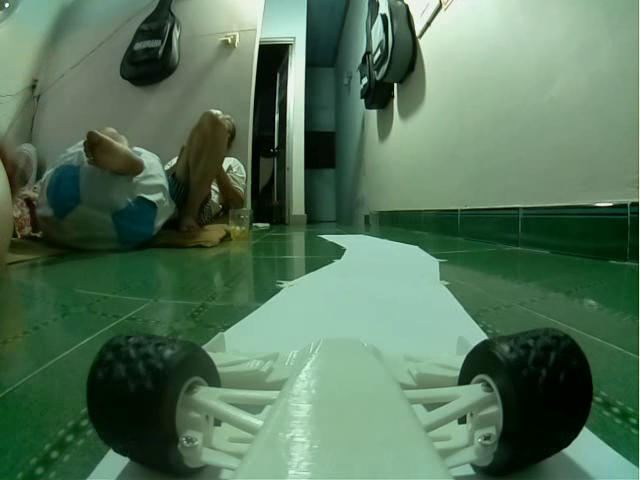
#> input picture frame 34 of improcessing/output.avi, 640 x 480 px
$ python colorpicker.py
#> lines starting #> are read from the running program, lines starting #| are printed output that depends on the picture; after the words box and inside, x2 and y2 are one past the last pixel; in counts of white or black regions, pixels touching at a corner belong together
import cv2
from os import system, name
import numpy as np

cap = cv2.VideoCapture('output.avi')
frameWidth = 640
frameHeight = 480
cap.set(3, frameWidth)
cap.set(4, frameHeight)


def empty(a):
    pass

def clear():

    if name == 'nt':
        _ = system('cls')
    else:
        _ = system('clear')

cv2.namedWindow("HSV")
cv2.resizeWindow("HSV", 640, 240)
cv2.createTrackbar("HUE Min", "HSV", 0, 255, empty)
#> slider 'HUE Min' is set to 51
cv2.createTrackbar("HUE Max", "HSV", 179, 255, empty)
cv2.createTrackbar("SAT Min", "HSV", 0, 255, empty)
#> slider 'SAT Min' is set to 51
cv2.createTrackbar("SAT Max", "HSV", 255, 255, empty)
cv2.createTrackbar("VALUE Min", "HSV", 0, 255, empty)
#> slider 'VALUE Min' is set to 51
cv2.createTrackbar("VALUE Max", "HSV", 255, 255, empty)

frameCounter = 0

while True:
    frameCounter +=1
    if cap.get(cv2.CAP_PROP_FRAME_COUNT) ==frameCounter:
        cap.set(cv2.CAP_PROP_POS_FRAMES,0)
        frameCounter=0

    _, img = cap.read()
#> img is the input picture: shape (480, 640, 3); mean B, G, R 89.8, 115.7, 84.6
    imgHsv = cv2.cvtColor(img, cv2.COLOR_BGR2HSV)
#> imgHsv: shape (480, 640, 3); mean H, S, V 63.1, 102.9, 115.8

    h_min = cv2.getTrackbarPos("HUE Min", "HSV")
    h_max = cv2.getTrackbarPos("HUE Max", "HSV")
    s_min = cv2.getTrackbarPos("SAT Min", "HSV")
    s_max = cv2.getTrackbarPos("SAT Max", "HSV")
    v_min = cv2.getTrackbarPos("VALUE Min", "HSV")
    v_max = cv2.getTrackbarPos("VALUE Max", "HSV")

    clear()
    print("Hmin: " + str(h_min))
    print("Hmax: " + str(h_max))
    print("Smin: " + str(s_min))
    print("Smax: " + str(s_max))
    print("Vmin: " + str(v_min))
    print("Vmax: " + str(v_max))

    lower = np.array([h_min, s_min, v_min])
    upper = np.array([h_max, s_max, v_max])
    mask = cv2.inRange(imgHsv, lower, upper)
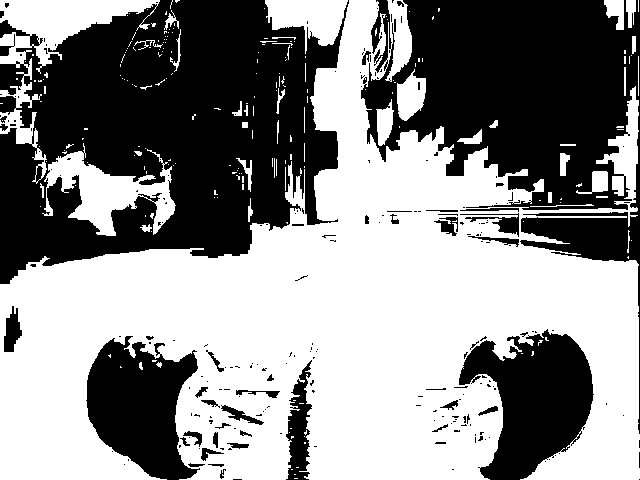
#> mask: shape (480, 640); 54.7% white; 220 black regions (174 under 20 px), largest, box (x1, y1, x2, y2) and area: (0, 0, 349, 284) 65154, (361, 0, 640, 434) 45515, (459, 329, 594, 480) 12080
    result = cv2.bitwise_and(img, img, mask=mask)
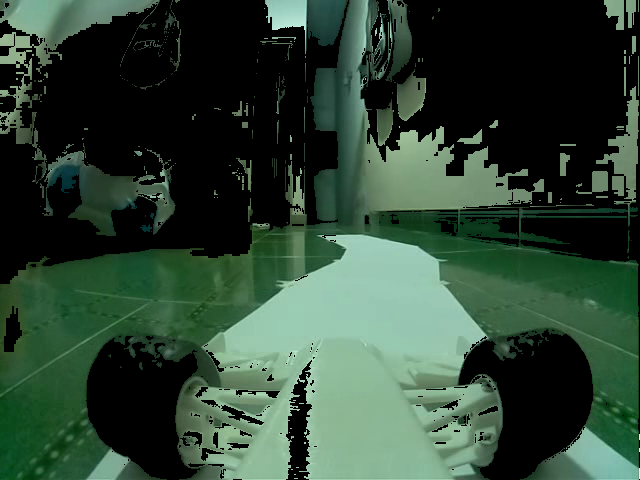
#> result: shape (480, 640, 3); mean B, G, R 52.1, 68.2, 46

    mask = cv2.cvtColor(mask, cv2.COLOR_GRAY2BGR)
    hStack = np.hstack([img, mask, result])
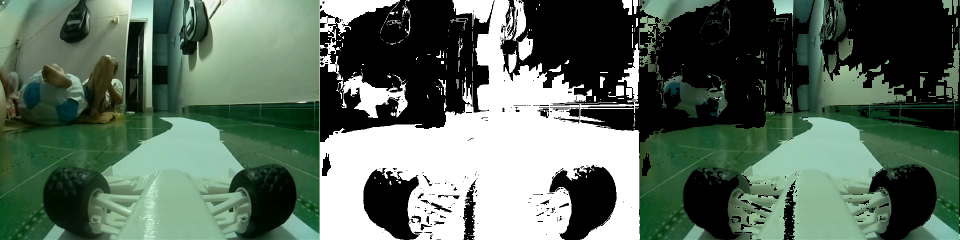
#> hStack: shape (480, 1920, 3) (shown at 1/2 size); mean B, G, R 93.8, 107.8, 90
    cv2.imshow('Horizontal Stacking', hStack)
    if cv2.waitKey(1) and 0xFF == ord('q'):
#> (key q is pressed here)
        break

cap.release()
cv2.destroyAllWindows()

$ run again, starting later in the video
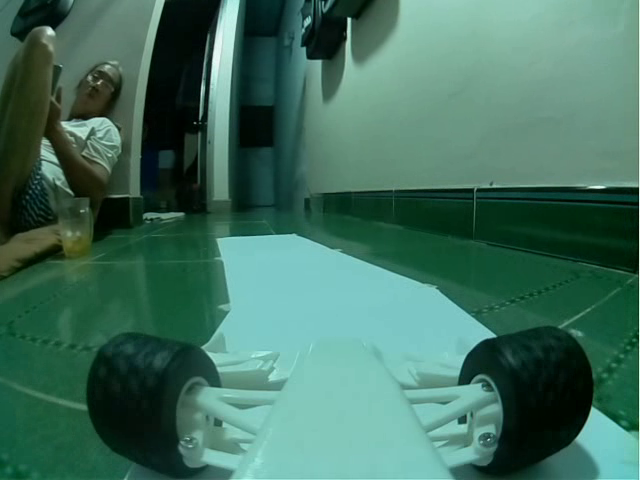
#> input picture frame 154 of improcessing/output.avi, 640 x 480 px
#> img is the input picture: shape (480, 640, 3); mean B, G, R 94.5, 111.1, 65
#> imgHsv: shape (480, 640, 3); mean H, S, V 76.9, 137, 111.2
#> `mask = cv2.inRange(imgHsv, lower, upper)`:
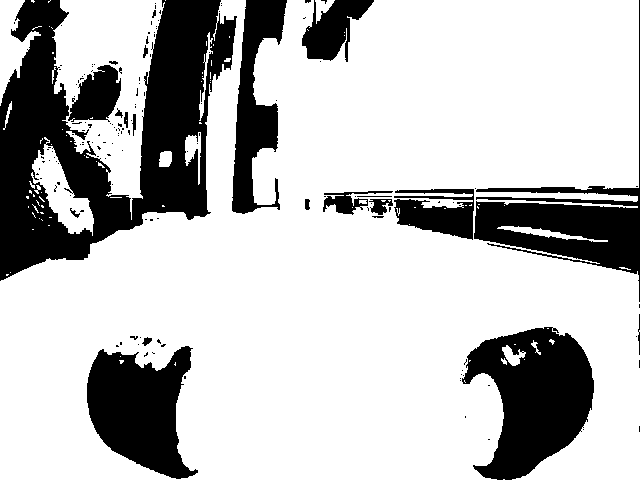
#> mask: shape (480, 640); 74.9% white; 152 black regions (130 under 20 px), largest, box (x1, y1, x2, y2) and area: (0, 0, 237, 281) 31256, (462, 327, 594, 480) 12325, (474, 0, 640, 302) 9735
#> `hStack = np.hstack([img, mask, result])`:
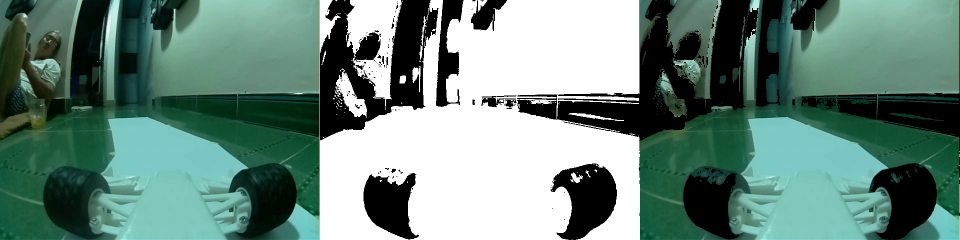
#> hStack: shape (480, 1920, 3) (shown at 1/2 size); mean B, G, R 124.5, 134.5, 105.5

$ run again, starting later in the video
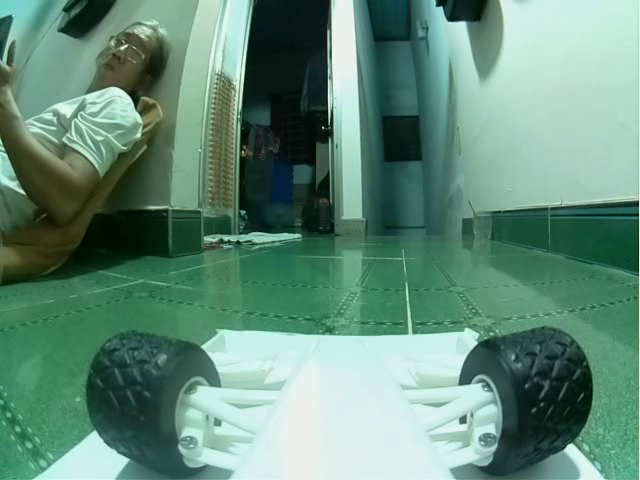
#> input picture frame 275 of improcessing/output.avi, 640 x 480 px
#> img is the input picture: shape (480, 640, 3); mean B, G, R 120.9, 139.8, 99.1
#> imgHsv: shape (480, 640, 3); mean H, S, V 75.4, 100.9, 139.9
#> `mask = cv2.inRange(imgHsv, lower, upper)`:
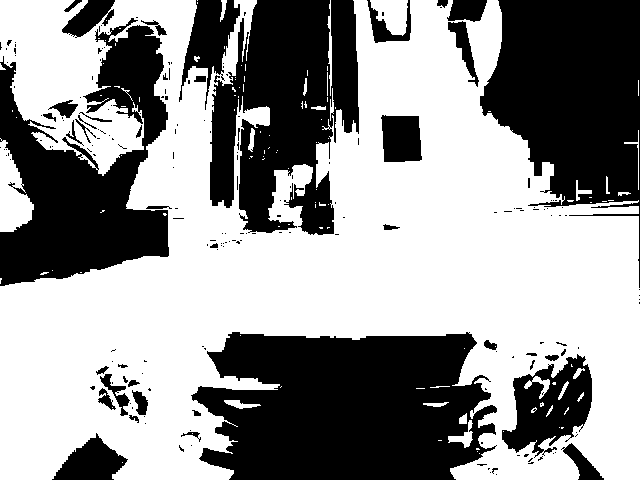
#> mask: shape (480, 640); 58.4% white; 201 black regions (160 under 20 px), largest, box (x1, y1, x2, y2) and area: (191, 332, 497, 480) 36085, (480, 0, 640, 288) 26274, (210, 0, 359, 235) 23672
#> `hStack = np.hstack([img, mask, result])`:
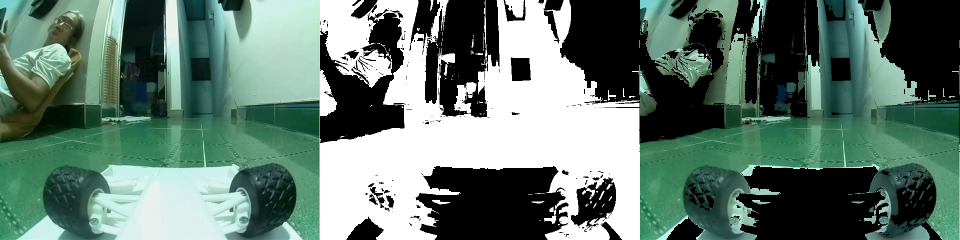
#> hStack: shape (480, 1920, 3) (shown at 1/2 size); mean B, G, R 110.4, 121.3, 97.7
